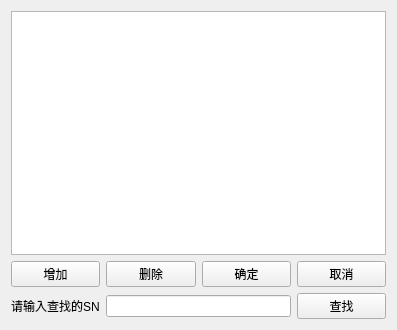
<?xml version="1.0" encoding="UTF-8"?>
<ui version="4.0">
 <class>info</class>
 <widget class="QWidget" name="info">
  <property name="geometry">
   <rect>
    <x>0</x>
    <y>0</y>
    <width>397</width>
    <height>330</height>
   </rect>
  </property>
  <property name="windowTitle">
   <string>Form</string>
  </property>
  <layout class="QGridLayout" name="gridLayout">
   <item row="1" column="0">
    <widget class="QPushButton" name="pushButton">
     <property name="text">
      <string>增加</string>
     </property>
    </widget>
   </item>
   <item row="1" column="1">
    <widget class="QPushButton" name="delBtn">
     <property name="text">
      <string>删除</string>
     </property>
    </widget>
   </item>
   <item row="1" column="2">
    <widget class="QPushButton" name="onBtn">
     <property name="text">
      <string>确定</string>
     </property>
    </widget>
   </item>
   <item row="1" column="3">
    <widget class="QPushButton" name="cancelBtn">
     <property name="text">
      <string>取消</string>
     </property>
    </widget>
   </item>
   <item row="2" column="0">
    <widget class="QLabel" name="label">
     <property name="text">
      <string>请输入查找的SN</string>
     </property>
    </widget>
   </item>
   <item row="2" column="1" colspan="2">
    <widget class="QLineEdit" name="lineEdit"/>
   </item>
   <item row="2" column="3">
    <widget class="QPushButton" name="pushButton_2">
     <property name="text">
      <string>查找</string>
     </property>
    </widget>
   </item>
   <item row="0" column="0" colspan="4">
    <widget class="QTableView" name="tableView"/>
   </item>
  </layout>
 </widget>
 <resources/>
 <connections/>
</ui>
